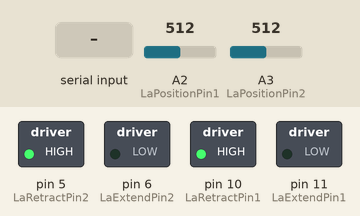
Recording of a sketch running on a simulated Arduino Uno, built with avr-gcc and run on an emulated ATmega328P. On the bench: switched loads named in the sketch (green lamp = pin HIGH). The test bench sets the inputs (shaded band); at power-on: A3 (LaPositionPin2) = 512, A2 (LaPositionPin1) = 512.

Above: at 1.2 s.
1.3 s: A3 (LaPositionPin2) set to 363
At 1.7 s:
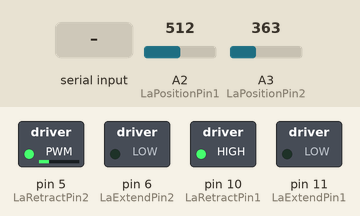
2.8 s: A3 (LaPositionPin2) set to 351
At 4.0 s:
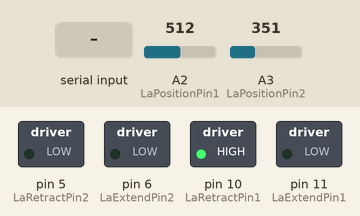
4.3 s: A2 (LaPositionPin1) set to 84
At 5.2 s:
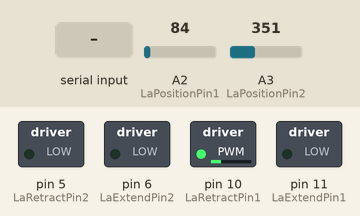
5.8 s: A2 (LaPositionPin1) set to 76
At 6.3 s:
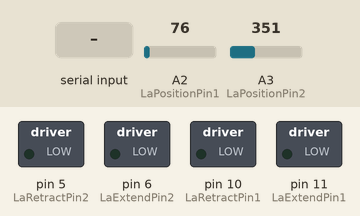
7.3 s: "90,45\n" received over Serial
At 8.0 s:
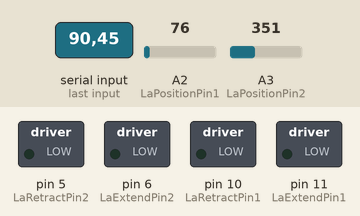
8.8 s: "200\n" received over Serial
At 9.1 s:
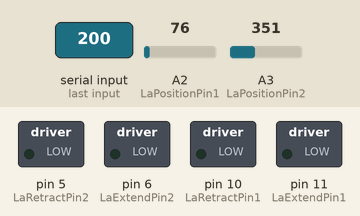
Timing chart, 0 to 11.3 s (numbered marks = the images above; inputs shaded):
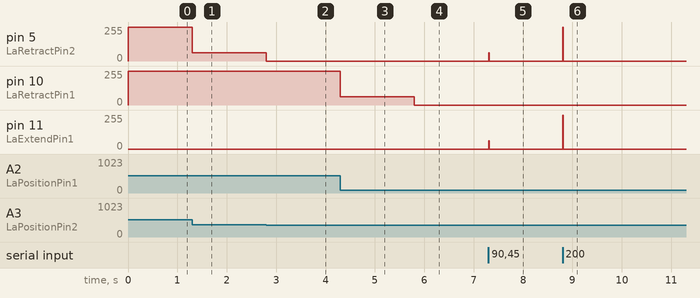

The sketch:

arduinoSteeringCode.ino
```cpp
 	// LINEAR ACTUATOR PINS (lin actuator 1)
// RPWM on motor controler, extends pin when high
const int LaExtendPin1 = 11;  //if this pin's value is between 0 and 255, it extends (retract is zero)
// LPWM on motor controler, retracts pin when high
const int LaRetractPin1 = 10;  //if this pin's value is between 0 and 255, it retracts (extend is zero)
// Analog position pin on linear actuator
const int LaPositionPin1 = A2;  //this pin outputs the analog position of the linear actuator
// linear actuator one is true
const bool La1 = true;


// LINEAR ACTUATOR PIN (lin actuator 2)
// RPWM on motor controler, extends pin when high
const int LaExtendPin2 = 6;
// LPWM on motor controler, retracts pin when high
const int LaRetractPin2 = 5;
// Analog position pin on linear actuator
const int LaPositionPin2 = A3;
// linear actuator two is false
const bool La2 = false;


// CONSTANT VALUES
// All positions are mapped with this as the min value
const int MAP_MIN_VALUE = 0;
// All positions are mapped with this as the max value
const int MAP_MAX_VALUE_1 = 80;
const int MAP_MAX_VALUE_2 = 80;
// Position of actuators when boat is going straight
const int CENTER_VALUE = 17; //(CENTER_VALUE SHOULD BE 17/80 OF MAP_MAX_VALUE)


// definees forward actuation as true
const bool FORWARD = true;
// defines backward actuation as false
const bool BACKWARD = false;
// analog linear actuator value (when it's fully retracted)
const int ACTUATOR_ANALOG_MINVALUE = 73;
// analog linear actuator value (when it's fully extended)
const int ACTUATOR_ANALOG_MAXVALUE = 709;


// CHANGING VALUES
// acuator 1 position according to analog in
int actuator_Analog_Position_1;
// mapped actuator 1 position
int actuator_Mapped_Position_1;
// acuator 2 position according to analog in
int actuator_Analog_Position_2;
// mapped actuator 2 position
int actuator_Mapped_Position_2;


/***
--- variables for control ---
***/
// This variable will increase or decrease depending on the rotation of encoder
volatile signed int unmapped_Wanted_Position = 0;
// mapped wanted positions for each actuators
volatile int mapped_Wanted_Position_1 = CENTER_VALUE;
volatile int mapped_Wanted_Position_2 = CENTER_VALUE;


// COMMENTS
int distance_to_Wanted_Position_1;
int distance_to_Wanted_Position_2;


// preliminary setup
void setup() {
 Serial.begin(9600);
 Serial.setTimeout(10);


 //linear actuator pinout
 //configures the extend and retract pin as outputs
 pinMode(LaExtendPin1, OUTPUT);
 pinMode(LaRetractPin1, OUTPUT);
 pinMode(LaExtendPin2, OUTPUT);
 pinMode(LaRetractPin2, OUTPUT);


 // turns off all linear actuators
 analogWrite(LaExtendPin1, 0);
 analogWrite(LaRetractPin1, 0);
 analogWrite(LaExtendPin2, 0);
 analogWrite(LaRetractPin2, 0);
 mapped_Wanted_Position_1 = CENTER_VALUE;
 mapped_Wanted_Position_2 = CENTER_VALUE;


}


//given an actuator, direction and speed, start actuating arm.
void actuate(bool whichActuator, bool direc, int speed) {
 if (whichActuator) {
   //direc == true == forward, direc == false == backward
   if (direc) {  //if the direction is forward, set the extend to a given speed
     analogWrite(LaExtendPin1, speed);
     analogWrite(LaRetractPin1, 0);
   } else {  //if the direction is backward, set the retract pin to that given speed
     analogWrite(LaRetractPin1, speed);
     analogWrite(LaExtendPin1, 0);
   }
 } else {
   if (direc) {  //if the direction is forward, set the extend to a given speed
     analogWrite(LaRetractPin2, speed);
     analogWrite(LaExtendPin2, 0);
   } else {  //if the direction is backward, set the retract pin to that given speed
     analogWrite(LaExtendPin2, speed);
     analogWrite(LaRetractPin2, 0);
   }
 }
}


void loop() {
 //this is the position that is read from the linear actuator
 actuator_Analog_Position_1 = analogRead(LaPositionPin1);
 //this is the position that is read from the linear actuator
 actuator_Analog_Position_2 = analogRead(LaPositionPin2);
 //remaps the actual location (272->1000 to 0 50)
 //maps the location of the actuator to a value of 0 to 50
 actuator_Mapped_Position_1 = map(actuator_Analog_Position_1, ACTUATOR_ANALOG_MINVALUE,
                                  ACTUATOR_ANALOG_MAXVALUE, MAP_MIN_VALUE, MAP_MAX_VALUE_1);
 //maps the location of the actuator to a value of 0 to 50
 actuator_Mapped_Position_2 = map(actuator_Analog_Position_2, ACTUATOR_ANALOG_MINVALUE,
                                  ACTUATOR_ANALOG_MAXVALUE, MAP_MIN_VALUE, MAP_MAX_VALUE_2);


 if (Serial.available() > 0) {
   unmapped_Wanted_Position = Serial.parseInt(SKIP_ALL);
   //unmapped_Wanted_Position = 500;


 }

 // position = wantedPosition - centerValue
 // position = wantedPosition - centerValue
mapped_Wanted_Position_1 = min(map(unmapped_Wanted_Position, 0, 1000, MAP_MIN_VALUE, 2*CENTER_VALUE), 75);                    //dominant, so add position
mapped_Wanted_Position_2 = min(2*CENTER_VALUE - map(unmapped_Wanted_Position, 0, 1000, MAP_MIN_VALUE, 2*CENTER_VALUE), 2*CENTER_VALUE);  //recessive, so subtract position


 //wanted position is the target
 distance_to_Wanted_Position_1 = mapped_Wanted_Position_1 - actuator_Mapped_Position_1;
 distance_to_Wanted_Position_2 = (mapped_Wanted_Position_2 - actuator_Mapped_Position_2);


 //Serial.println("   actuator_Analog_Position_1: " + String(actuator_Analog_Position_1) + "  actuator_Mapped_Position_1: " + String(actuator_Mapped_Position_1) + "  unmapped_Wanted_Position: " + String(unmapped_Wanted_Position) + "  wantedPosition_1: " + String(mapped_Wanted_Position_1) + "   distance_to_Wanted_Position_1: " + String(distance_to_Wanted_Position_1));
 //Serial.println("   actuator_Analog_Position_2: " + String(actuator_Analog_Position_2) + "  actuator_Mapped_Position_2: " + String(actuator_Mapped_Position_2) + "  unmapped_Wanted_Position: " + String(unmapped_Wanted_Position) + "  wantedPosition_2: " + String(mapped_Wanted_Position_2) + "   distance_to_Wanted_Position_2: " + String(distance_to_Wanted_Position_2));


//proportional
if (distance_to_Wanted_Position_1 == 0) {
  actuate(La1, FORWARD, 0);
} else if (distance_to_Wanted_Position_1 > MAP_MAX_VALUE_1 / 15) {  //if the mapped actuator location isn't
  actuate(La1, FORWARD, 255);                                      //actuates at full velocity (bang)
} else if (distance_to_Wanted_Position_1 < -1 * (MAP_MAX_VALUE_1 / 15)) {
  actuate(La1, BACKWARD, 255);  //actuates at full velocity (bang)
} else if (distance_to_Wanted_Position_1 > 0) {
  actuate(La1, FORWARD, 255 / 4);  //actuates at full velocity (bang)
} else if (distance_to_Wanted_Position_1 < 0) {
  actuate(La1, BACKWARD, 255 / 4);  //actauates at full velocity (bang)
}


if (distance_to_Wanted_Position_2 == 0) {
  actuate(La2, BACKWARD, 0);
} else if (distance_to_Wanted_Position_2 > MAP_MAX_VALUE_2 / 15) {  //if the mapped actuator location isn't
  actuate(La2, BACKWARD, 255);                                      //actuates at full velocity (bang)
} else if (distance_to_Wanted_Position_2 < -1 * (MAP_MAX_VALUE_2 / 15)) {
  actuate(La2, FORWARD, 255);  //actuates at full velocity (bang)
} else if (distance_to_Wanted_Position_2 > 0) {
  actuate(La2, BACKWARD, 255 / 4);  //actuates at full velocity (bang)
} else if (distance_to_Wanted_Position_2 < 0) {
  actuate(La2, FORWARD, 255 / 4);  //actuates at full velocity (bang)
}
}
```

Measured:
- the behaviour switches between 352 and 351 on A3 (LaPositionPin2) (found by bisection; images 1 and 2)
- the behaviour switches between 81 and 80 on A2 (LaPositionPin1) (found by bisection; images 3 and 4)
- after the input at 1.3 s, pin 5 (LaRetractPin2): 255/255 → 63/255 at once
- after the input at 2.8 s, pin 5 (LaRetractPin2): 63/255 → 0/255 at once
- after the input at 4.3 s, pin 10 (LaRetractPin1): 255/255 → 63/255 at once
- after the input at 5.8 s, pin 10 (LaRetractPin1): 63/255 → 0/255 at once
- after the input at 7.3 s, pin 5 (LaRetractPin2), pin 11 (LaExtendPin1): 0/255 → 63/255 at once, → 0/255 0.01 s later
- after the input at 8.8 s, pin 5 (LaRetractPin2), pin 11 (LaExtendPin1): 0/255 → 255/255 at once, → 0/255 0.01 s later
